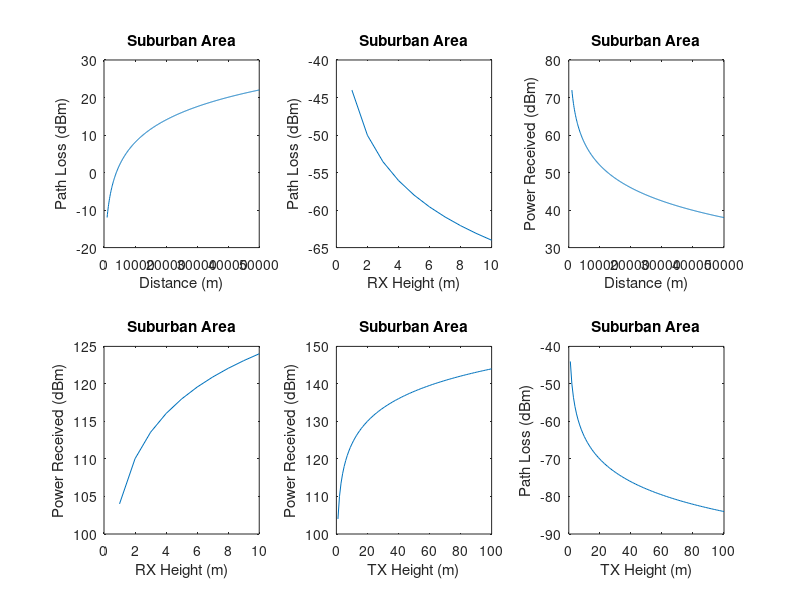

This figure's MATLAB source:
clc; clear all; close all;

% Input parameters
hte = input('Enter the TX Height:');
hre = input('Enter the RX Height:');
f = input('Enter the Frequency:');
d = input('Enter the Distance between the Antennas:');

% Constants
ame = 43; garea = 9; eirp = 60; garea2=17; garea3=23;
lam = 3e8 / f;
ghte = 20 * log10(hte / 200);
ghre = 20 * log10(hre / 3);
lf = -10 * log10((lam^2) / ((4 * pi * d)^2));
l50 = lf + ame - ghte - ghre - garea;
pr = eirp - l50;

d_vals = 1000:100:50000;
hre_vals = 0:10;
hte_vals = 0:100;

ghre_vals = 20 * log10(hre_vals / 3);
ghte_vals = 20 * log10(hte_vals / 200);
lf_d = -10 * log10((lam^2) ./ ((4 * pi * d_vals).^2));
l50_d = lf_d + ame - ghte - ghre - garea;
pr_d = eirp - l50_d;

lf_hre = -10 * log10((lam^2) / ((4 * pi * d)^2));
l50_hre = lf_hre + ame - ghte - ghre_vals - garea;
pr_hre = eirp - l50_hre;

lf_hte = -10 * log10((lam^2) / ((4 * pi * d)^2));
l50_hte = lf_hte + ame - ghte_vals - ghre - garea;
pr_hte = eirp - l50_hte;

% Plot results
figure;
subplot(2,3,1); plot(d_vals, l50_d); xlabel('Distance (m)'); ylabel('Path Loss (dBm)'); title('Suburban Area');
subplot(2,3,2); plot(hre_vals, l50_hre); xlabel('RX Height (m)'); ylabel('Path Loss (dBm)'); title('Suburban Area');
subplot(2,3,3); plot(d_vals, pr_d); xlabel('Distance (m)'); ylabel('Power Received (dBm)'); title('Suburban Area');
subplot(2,3,4); plot(hre_vals, pr_hre); xlabel('RX Height (m)'); ylabel('Power Received (dBm)'); title('Suburban Area');
subplot(2,3,5); plot(hte_vals, pr_hte); xlabel('TX Height (m)'); ylabel('Power Received (dBm)'); title('Suburban Area');
subplot(2,3,6); plot(hte_vals, l50_hte); xlabel('TX Height (m)'); ylabel('Path Loss (dBm)'); title('Suburban Area');
